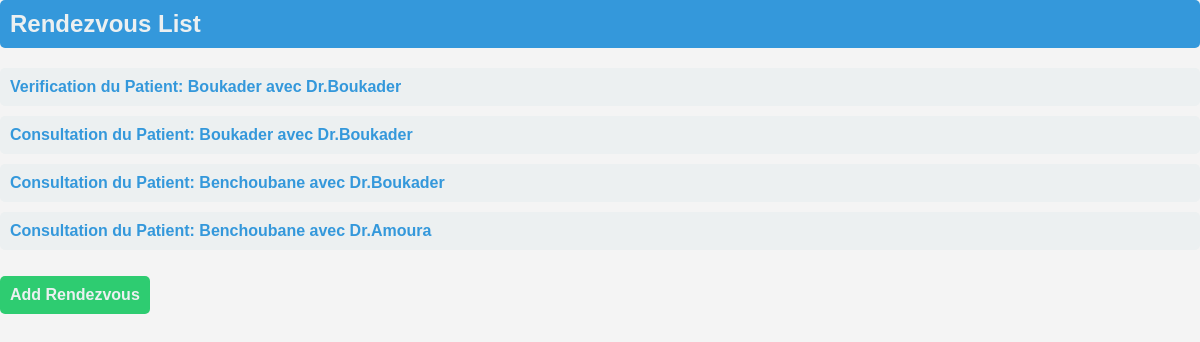
Screenshot of /rendezvous/ with the database file from the repository.
### clinicHub/models.py (models this page shows, shortened)
class Rendez_Vous(models.Model):
    ID_RDV = models.AutoField(primary_key=True)
    Date = models.DateField(default='2000-01-01')
    Heure = models.TimeField(default='00:00:00')
    Patient = models.ForeignKey(Patient,on_delete=models.CASCADE)
    Medecin = models.ForeignKey(Medecin,on_delete=models.CASCADE)
    Titre = models.CharField(max_length=(50),default="Consultation")
    def __str__(self):
        return self.Titre +' du Patient: '+self.Patient.Nom+' avec Dr.'+self.Medecin.Nom

class Person(models.Model):
    ID_Person = models.AutoField(primary_key=True)
    Nom = models.CharField(max_length=(50))
    Prenom = models.CharField(max_length=(50))
    DateNaissance = models.DateField(default='2000-01-01')
    sexe = models.CharField(max_length=(50))
    Adresse = models.CharField(max_length=(50))
    num_tel = models.IntegerField(default=0)
    email = models.EmailField(default="test@domain.com")

### clinicHub/views.py (the view)
# urls.py: path('rendezvous/', views.RendezVousCRUDView.rendezvous_list, name='rendezvous_list'),
    def rendezvous_list(request):
        template_list = 'rendezvous/List.html'
        RendezVous = Rendez_Vous.objects.all()
        return render(request, template_list, {'RendezVous': RendezVous})

### clinicHub/templates/rendezvous/List.html (shortened to what this page needs)
<h2>{% block header %}Rendezvous List{% endblock %}</h2>
<ul>
  {% for rendezvous in RendezVous %}
  <li>
    <a href="{% url 'rendezvous_detail' pk=rendezvous.ID_RDV %}"
      >{{ rendezvous }}</a
    >
  </li>
  {% endfor %}
</ul>
<a class="add-link" href="{% url 'create_rendezvous' %}">Add Rendezvous</a>

### clinicHub/templates/rendezvous/List.html (style rules this page uses)
h2 { background-color: #3498db; color: #ecf0f1; padding: 10px; border-radius: 5px; margin-bottom: 20px; }
ul { list-style-type: none; padding: 0; }
li { background-color: #ecf0f1; margin-bottom: 10px; padding: 10px; border-radius: 5px; }
a { text-decoration: none; color: #3498db; font-weight: bold; }
.add-link { background-color: #2ecc71; color: #ecf0f1; padding: 10px; text-decoration: none; border-radius: 5px; display: inline-block; margin-top: 10px; }

### rows the page displays
Rendez_Vous: Titre+Patient+Medecin "Verification du Patient: Boukader avec Dr.Boukader"
Rendez_Vous: Titre+Patient+Medecin "Consultation du Patient: Boukader avec Dr.Boukader"
Rendez_Vous: Titre+Patient+Medecin "Consultation du Patient: Benchoubane avec Dr.Boukader"
Rendez_Vous: Titre+Patient+Medecin "Consultation du Patient: Benchoubane avec Dr.Amoura"
